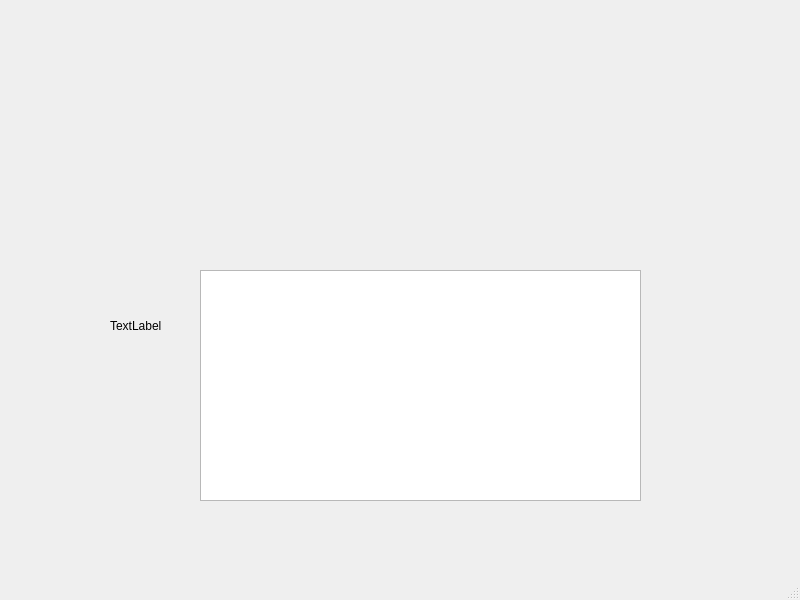
<?xml version="1.0" encoding="UTF-8"?>
<ui version="4.0">
 <class>MainWindow</class>
 <widget class="QMainWindow" name="MainWindow">
  <property name="geometry">
   <rect>
    <x>0</x>
    <y>0</y>
    <width>800</width>
    <height>600</height>
   </rect>
  </property>
  <property name="windowTitle">
   <string>MainWindow</string>
  </property>
  <widget class="QWidget" name="centralwidget">
   <widget class="QLabel" name="view">
    <property name="geometry">
     <rect>
      <x>110</x>
      <y>190</y>
      <width>461</width>
      <height>271</height>
     </rect>
    </property>
    <property name="text">
     <string>TextLabel</string>
    </property>
   </widget>
   <widget class="QTableWidget" name="tableWidget">
    <property name="geometry">
     <rect>
      <x>200</x>
      <y>270</y>
      <width>441</width>
      <height>231</height>
     </rect>
    </property>
   </widget>
  </widget>
  <widget class="QMenuBar" name="menubar">
   <property name="geometry">
    <rect>
     <x>0</x>
     <y>0</y>
     <width>800</width>
     <height>23</height>
    </rect>
   </property>
  </widget>
  <widget class="QStatusBar" name="statusbar"/>
 </widget>
 <resources/>
 <connections/>
</ui>
